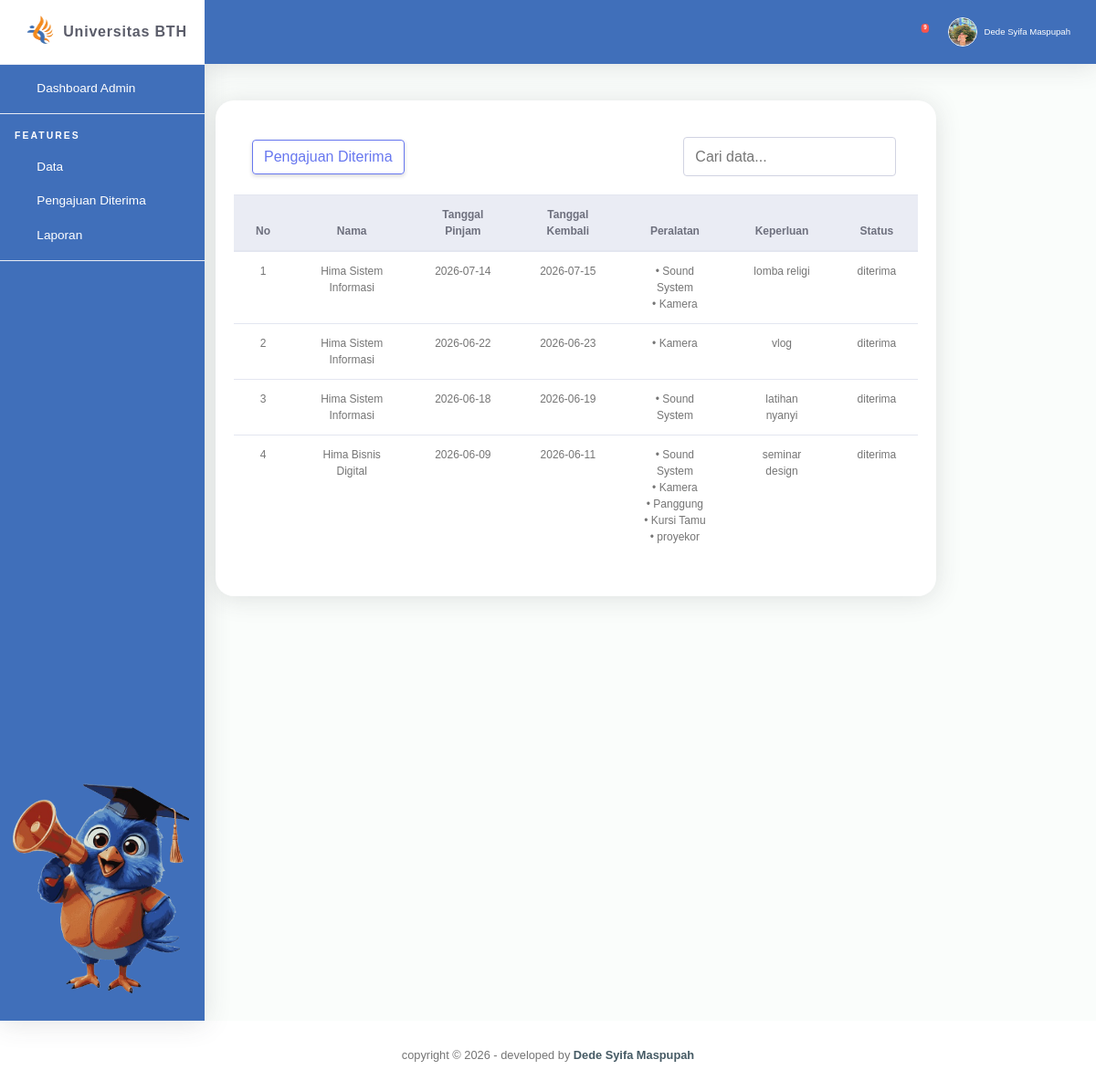
The app's page /dashboard_admin/persetujuan.php with its own data.
### tables this page shows
CREATE TABLE `peminjaman` (
  `peminjaman_id` int(11) NOT NULL,
  `id` int(11) NOT NULL,
  `nama` varchar(50) NOT NULL,
  `pj` varchar(50) NOT NULL,
  `peralatan_id` varchar(255) NOT NULL,
  `tgl_pinjam` date NOT NULL,
  `tgl_kembali` date NOT NULL,
  `keperluan` text NOT NULL,
  `status` enum('menunggu','diterima','ditolak') NOT NULL,
  `created_at` timestamp NOT NULL DEFAULT current_timestamp() ON UPDATE current_timestamp()
);

CREATE TABLE `peralatan` (
  `peralatan_id` int(11) NOT NULL,
  `kode` varchar(20) NOT NULL,
  `gambar` varchar(255) NOT NULL,
  `nama_alat` varchar(50) NOT NULL,
  `stok` int(11) NOT NULL,
  `kondisi` varchar(20) NOT NULL
);

### dashboard_admin/persetujuan.php (the view, shortened to what this page needs)
<?php
include '../includes_admin/header.php';
?>
            <div class="col-xl-10 col-lg-5">
              <div class="card mb-4">
                <div class="card-header py-3 d-flex flex-row align-items-center justify-content-between">
                  <a class=" btn btn-outline-primary" href="">Pengajuan Diterima</a>
                  <div class="px-1 mt-1">
                    <input type="text" id="searchInput" placeholder="Cari data..." class="form-control mb-1">
                  </div>
                </div>
                <div class="table-responsive">
                  <table class="table align-items-center table-flush" id="dataTable">
                    <thead class="thead-light">
                        <tr>
                            <th class="text-center">No</th>
                            <th class="text-center">Nama</th>
                            <th class="text-center">Tanggal Pinjam</th>
                            <th class="text-center">Tanggal Kembali</th>
                            <th class="text-center">Peralatan</th>
                            <th class="text-center">Keperluan</th>
                            <th class="text-center">Status</th>
                        </tr>
                    </thead>
                    <tbody>
                        <?php
                        include '../koneksi.php';
                        $no=1;
                        $data = mysqli_query($conn," SELECT * FROM peminjaman WHERE status='diterima' ORDER BY tgl_pinjam DESC ");
                          while($d = mysqli_fetch_array($data)){ ?>
                          <tr>
                                  <td class="text-center"><?php echo $no++; ?></td>
                                  <td class="text-center"><?php echo $d['nama']; ?></td>
                                  <td class="text-center"><?php echo $d['tgl_pinjam']; ?></td>
                                  <td class="text-center"><?php echo $d['tgl_kembali']; ?></td>
                                  <td class="text-center">
                                    <?php
                                    $id_alat = explode(',', $d['peralatan_id']);
                                    foreach($id_alat as $id){
                                        $q = mysqli_query($conn,"
                                            SELECT nama_alat
                                            FROM peralatan
                                            WHERE peralatan_id='$id'
                                        ");
                                        if($a = mysqli_fetch_array($q)){
                                            echo "• ".$a['nama_alat']."<br>";
                                        }
                                    }
                                    ?>
                                  </td>
                                  <td class="text-center"><?php echo $d['keperluan']; ?></td>
                                  <td class="text-center"><?php echo $d['status']; ?></td>
                              </tr>
                          <?php } ?>
                        </tbody>
                        </table>
                        </div>
                       <div class="card-footer"></div>
                      </div>
                    </div>
                  </div>
<?php include '../includes_pengguna/footer.php'; ?>

### assets/css/ruang-admin.css (style rules this page uses)
html { position: relative; min-height: 100%; font-family: Nunito }
body { height: 100% }
.table-flush td, .table-flush th { border-right: 0; border-left: 0 }
.table-flush tbody tr:first-child td, .table-flush tbody tr:first-child th { border-top: 0 }
.table-flush tbody tr:last-child td, .table-flush tbody tr:last-child th { border-bottom: 0 }
.card .table { margin-bottom: 0 }
.card .table td, .card .table th { padding-right: 1.5rem; padding-left: 1.5rem }
.card { -webkit-box-shadow: 0 .15rem 1.75rem 0 rgba(58, 59, 69, .15) !important; box-shadow: 0 .15rem 1.75rem 0 rgba(58, 59, 69, .15) !important }

### assets/css/admin.css (style rules this page uses)
.table { font-size: 20x; }
input, textarea, select { width: 100%; padding: 10px 12px; border: 1px solid #ccc; border-radius: 6px; font-size: 15px; }
.card { background: #fff; border-radius: 20px; padding: 20px; margin-bottom: 20px; border: none; box-shadow: 0 4px 15px rgba(0,0,0,0.05); }
body { font-family: Arial, sans-serif; font-size:12px; }

### records on screen
peminjaman: nama "Hima Sistem Informasi", tgl_pinjam "2026-07-14", tgl_kembali "2026-07-15", keperluan "lomba religi", status "diterima"
peralatan: nama_alat "Sound System"
peralatan: nama_alat "Kamera"
peminjaman: nama "Hima Sistem Informasi", tgl_pinjam "2026-06-22", tgl_kembali "2026-06-23", keperluan "vlog", status "diterima"
peminjaman: nama "Hima Sistem Informasi", tgl_pinjam "2026-06-18", tgl_kembali "2026-06-19", keperluan "latihan nyanyi", status "diterima"
peminjaman: nama "Hima Bisnis Digital", tgl_pinjam "2026-06-09", tgl_kembali "2026-06-11", keperluan "seminar design", status "diterima"
peralatan: nama_alat "Panggung"
peralatan: nama_alat "Kursi Tamu"
peralatan: nama_alat "proyekor"

### other values on screen
$jml "9"
